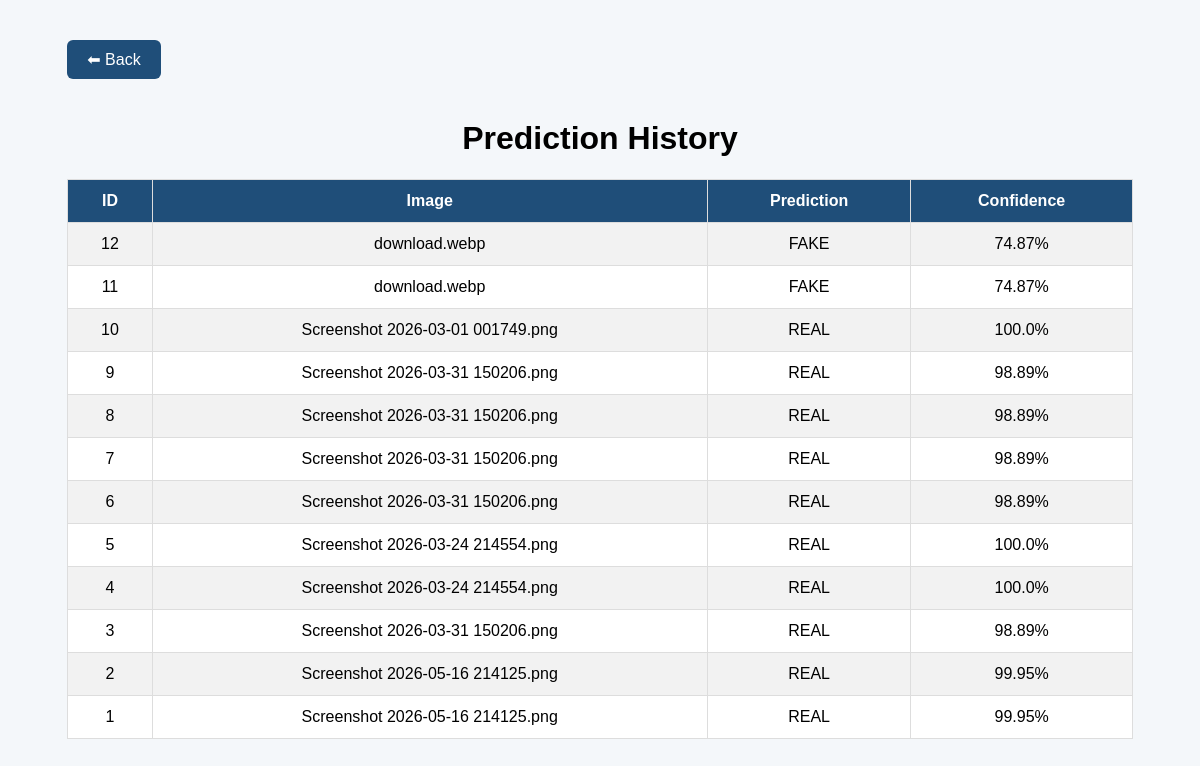
The app's page /history with its own data.
### tables this page shows
CREATE TABLE predictions (
    id INTEGER PRIMARY KEY AUTOINCREMENT,
    image_name TEXT,
    prediction TEXT,
    confidence REAL,
    date_time TIMESTAMP DEFAULT CURRENT_TIMESTAMP
);

### app.py (the view)
@app.route("/history")
def history():
    conn = sqlite3.connect("deepshield.db")
    cursor = conn.cursor()
    cursor.execute("""
        SELECT id, image_name, prediction, confidence
        FROM predictions
        ORDER BY id DESC
    """)
    rows = cursor.fetchall()
    conn.close()
    return render_template("history.html", rows=rows)

### templates/history.html (shortened to what this page needs)
<!DOCTYPE html>
<html>
<head>
</head>
<body>
<div class="container">
<a href="/" class="button">⬅ Back</a>
<h1>Prediction History</h1>
<table>
<tr>
<th>ID</th>
<th>Image</th>
<th>Prediction</th>
<th>Confidence</th>
</tr>
{% for row in rows %}
<tr>
<td>{{ row[0] }}</td>
<td>{{ row[1] }}</td>
<td>{{ row[2] }}</td>
<td>{{ row[3] }}%</td>
</tr>
{% endfor %}
</table>
</div>
</body>
</html>

### templates/history.html (style rules this page uses)
body { font-family:Arial; background:#f4f7fa; }
.container { width:90%; margin:auto; margin-top:40px; }
h1 { text-align:center; }
table { width:100%; border-collapse:collapse; background:white; }
th,td { border:1px solid #ddd; padding:12px; text-align:center; }
th { background:#1f4e79; color:white; }
tr:nth-child(even) { background:#f2f2f2; }
a { text-decoration:none; color:white; }
.button { display:inline-block; margin-bottom:20px; background:#1f4e79; padding:10px 20px; border-radius:6px; }

### records on screen
predictions: id "12", image_name "download.webp", prediction "FAKE", confidence "74.87"
predictions: id "11", image_name "download.webp", prediction "FAKE", confidence "74.87"
predictions: id "10", image_name "Screenshot 2026-03-01 001749.png", prediction "REAL", confidence "100.0"
predictions: id "9", image_name "Screenshot 2026-03-31 150206.png", prediction "REAL", confidence "98.89"
predictions: id "8", image_name "Screenshot 2026-03-31 150206.png", prediction "REAL", confidence "98.89"
predictions: id "7", image_name "Screenshot 2026-03-31 150206.png", prediction "REAL", confidence "98.89"
predictions: id "6", image_name "Screenshot 2026-03-31 150206.png", prediction "REAL", confidence "98.89"
predictions: id "5", image_name "Screenshot 2026-03-24 214554.png", prediction "REAL", confidence "100.0"
predictions: id "4", image_name "Screenshot 2026-03-24 214554.png", prediction "REAL", confidence "100.0"
predictions: id "3", image_name "Screenshot 2026-03-31 150206.png", prediction "REAL", confidence "98.89"
predictions: id "2", image_name "Screenshot 2026-05-16 214125.png", prediction "REAL", confidence "99.95"
predictions: id "1", image_name "Screenshot 2026-05-16 214125.png", prediction "REAL", confidence "99.95"
